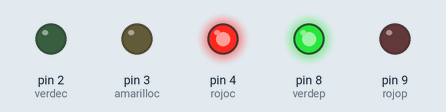
Bench run of a sketch on a simulated Arduino Uno, built with avr-gcc and run on an emulated ATmega328P. Shown: output pins drawn as LEDs (lit = HIGH).

Above: at 2.0 s.
At 4.5 s:
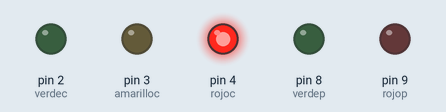
At 5.3 s:
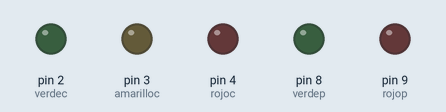
At 7.4 s:
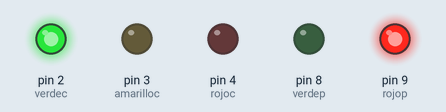
At 9.5 s:
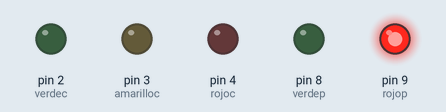
At 10.1 s:
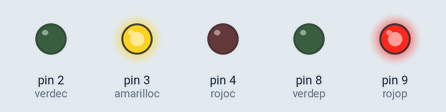
Timing chart, 0 to 14.0 s (numbered marks = the images above):
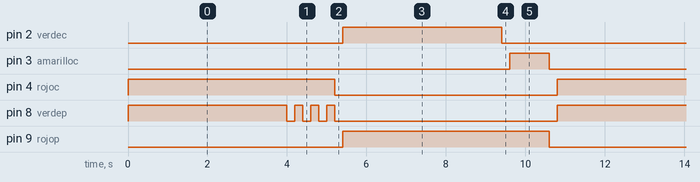

The sketch:

semaforo.ino
```cpp
//SEMAFORO

# define rojoc 4
# define amarilloc 3
# define verdec 2
# define verdep 8
# define rojop 9

void setup() {
pinMode (rojoc, OUTPUT);
pinMode (amarilloc, OUTPUT);
pinMode (verdec, OUTPUT);
pinMode (verdep, OUTPUT);
pinMode (rojop, OUTPUT);
}

void loop() {
  digitalWrite (rojoc, HIGH);
  digitalWrite (verdep, HIGH);
  delay(4000);
  digitalWrite (rojoc, HIGH);
  digitalWrite (verdep, LOW);
  delay(200);
  digitalWrite (rojoc, HIGH);
  digitalWrite (verdep, HIGH);
  delay(200);
  digitalWrite (rojoc, HIGH);
  digitalWrite (verdep, LOW);
  delay(200);
  digitalWrite (rojoc, HIGH);
  digitalWrite (verdep, HIGH);
  delay(200);
  digitalWrite (rojoc, HIGH);
  digitalWrite (verdep, LOW);
  delay(200);
  digitalWrite (rojoc, HIGH);
  digitalWrite (verdep, HIGH);
  delay(200);
  digitalWrite (rojoc, LOW);
  digitalWrite (verdep, LOW);
  delay(200);
  digitalWrite (verdec, HIGH);
  digitalWrite (rojop, HIGH);
  delay(4000);
  digitalWrite (verdec, LOW);
  digitalWrite (rojop, HIGH);
  delay(200);
  digitalWrite (amarilloc, HIGH);
  digitalWrite (rojop, HIGH);
  delay(1000);
  digitalWrite (amarilloc, LOW);
  digitalWrite (rojop, LOW);
  delay(200);
}
```

Measured:
- by itself, pin 2 (verdec): alternates HIGH for 4.0 s and LOW for 6.8 s
- by itself, pin 3 (amarilloc): alternates HIGH for 1.0 s and LOW for 9.8 s
- by itself, pin 4 (rojoc), pin 9 (rojop): alternates HIGH for 5.2 s and LOW for 5.6 s
- by itself, pin 8 (verdep): repeats every 10.8 s: 3 × (LOW 0.20 s, HIGH 0.20 s), LOW 5.6 s, HIGH 4.0 s
